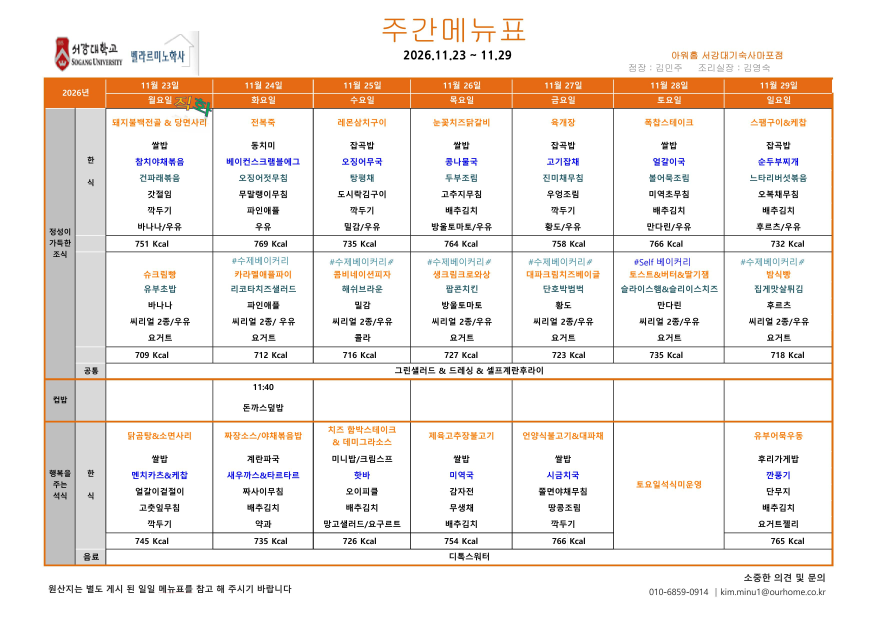
#> input picture crates/collector/meal-ocr/fixtures/week-2026-11-23.jpg, 3508 x 2480 px (shown at 1/4 size)
$ python -i meal_ocr.py   (imports and definitions only)
#> lines starting #> are read from the running program, lines starting #| are printed output that depends on the picture; after the words box and inside, x2 and y2 are one past the last pixel; in counts of white or black regions, pixels touching at a corner belong together
#> further down, picture is the input picture: PIL image 3508x2480 RGB; mean R, G, B 241.1, 234.3, 229.3
#!/usr/bin/env python3
"""The OCR step of the collector workflow (#318): reads Bellarmine dormitory
weekly menu images that the collector fetched and writes one result per image.

Usage: meal_ocr.py <folder>

The collector writes `<sha>.json` jobs with their `<sha>.jpg|png` image into the
folder; this writes `<sha>.result.json` next to each. A week is accepted only
when the table's ruling lines, its banner dates and all seven column headers
are read independently and agree with the job's week; anything else is
`rejected` with a short reason. Text is never moved between days, and a merged
or blank cell stays `unknown`. The collector validates every result again
before publishing it (crates/collector/src/meals.rs).

This step runs without secrets or network access beyond the model download,
and it never writes outside the folder except to a temporary crop directory.

Ported from Hiyabye/SogangFriends `scripts/meal-ocr/pipeline.py` by its author.
"""
from datetime import date, timedelta
import hashlib
import json
import math
import os
from pathlib import Path
import re
import sys
import tempfile
import unicodedata

# Must equal `meals::OCR_VERSION` in the collector, which only reads results
# of its own version. Bump both with any change to what a result means.
VERSION = "meal-ocr-1"
WEEKDAYS = "월화수목금토일"
MAX_IMAGE_BYTES = 5 * 1024 * 1024
MAX_PIXELS = 20_000_000
MAX_JOBS = 8
DAY_FIELDS = ("breakfast_korean", "breakfast_simple", "cup_rice", "dinner")
SHARED_FIELDS = ("breakfast_common", "drinks")
# The reviewed weight files (bytes, SHA-256) of the two PaddleOCR models; the
# `inference.pdiparams` digests are the ones SogangFriends reviewed.
MODELS = {
    "PP-OCRv5_server_det": {
        "inference.pdiparams": "183146fe9d9910352f68482f623bcbbb9fa7b9e8fa1463b9ad288cef00524d2d",
        "inference.json": "af5876933d8806a1b50d895867e0781e135cd92ff37381992828fc8d1b842d28",
        "inference.yml": "28fb721efc3634fc8aa677e474b9602cb815a91cf569ef357a7a553d7b3ce685",
    },
    "korean_PP-OCRv5_mobile_rec": {
        "inference.pdiparams": "cac3e5f12cf04aaa77f6a5bc704e4e736ef2908476551891d84b41b4e9090462",
        "inference.json": "562404e3c590c50c93778d5f0a94df21b47b5ab8f3ea6d47c7f8a7930c3bc844",
        "inference.yml": "f757fa1c40e99edcf27e9cce879b93eb2a51fa46f5ef39095689b8c37dd75998",
    },
}
JOB_NAME = re.compile(r"[0-9a-f]{64}")
CLOCK = re.compile(r"(?<!\d)(?:[01]?\d|2[0-3]):[0-5]\d(?!\d)")
# Hangul compatibility jamo never appear in a menu; a lone one is a fragment
# of a sticker or decoration (the 직화 sticker of 2026-11-23 left a `ㄷ`).
JAMO = re.compile(r"[ㄱ-ㆎ]")


class Rejected(ValueError):
    """A deliberately bounded reason code, never an upstream message."""


def normalize_text(text):
    return "".join(unicodedata.normalize("NFC", text).split())


# [7 lines left out: function parse_date, not called in this run]


def groups(values, distance):
    output = []
    for value in values:
        value = int(value)
        if not output or value - output[-1][-1] > distance:
            output.append([value])
        else:
            output[-1].append(value)
    return output


def detect_geometry(image):
    """Recognize only the reviewed eleven-rule/seven-column table; fail closed."""
    import cv2
    import numpy as np
    width, height = image.size
#> width = 3508; height = 2480
    if width < 700 or height < 500 or width * height > MAX_PIXELS:
        raise Rejected("unsupported_image_dimensions")
    rgb = np.asarray(image.convert("RGB"))
    red, green, blue = rgb[:, :, 0], rgb[:, :, 1], rgb[:, :, 2]
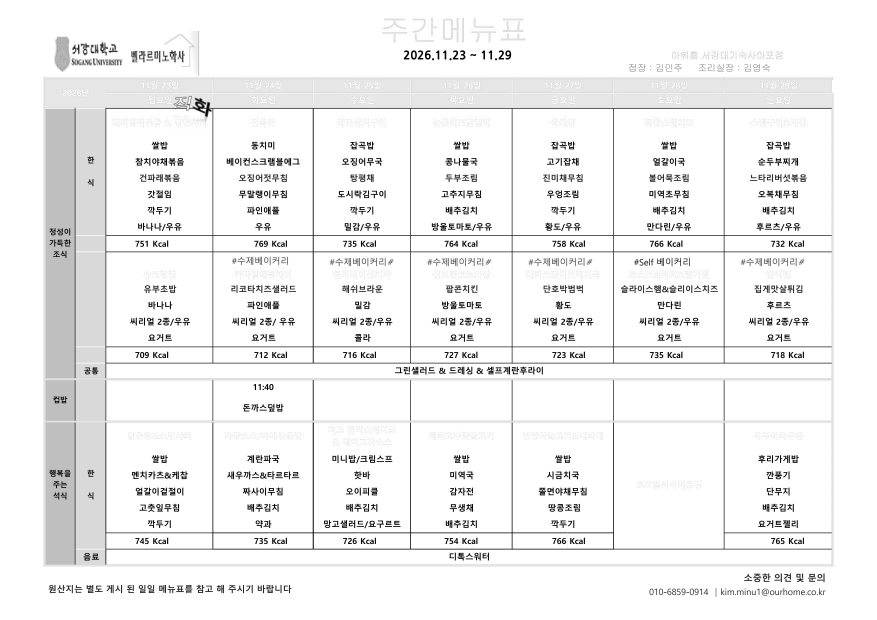
#> red: shape (2480, 3508) (shown at 1/4 size); min 0, max 255, mean 241.1
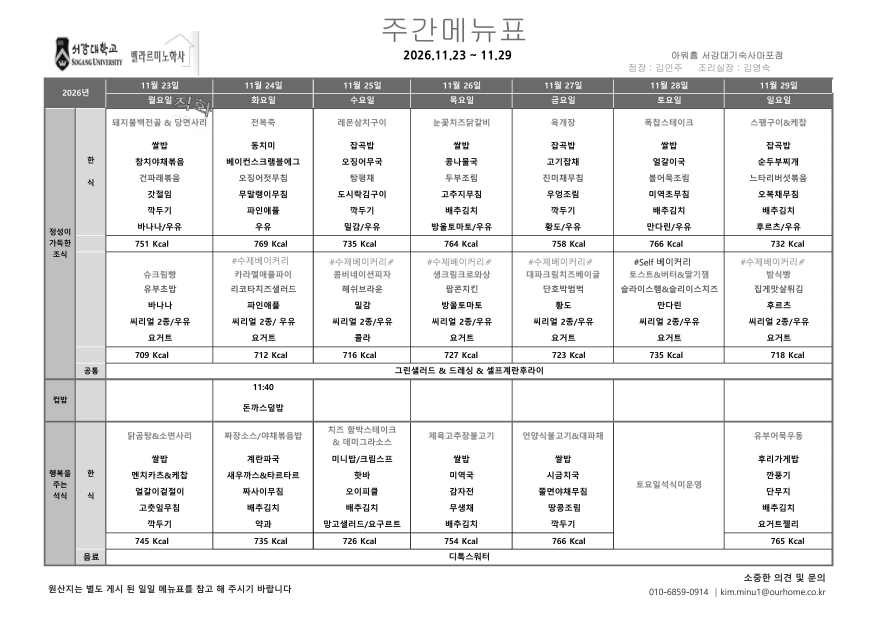
#> green: shape (2480, 3508) (shown at 1/4 size); min 0, max 255, mean 234.3
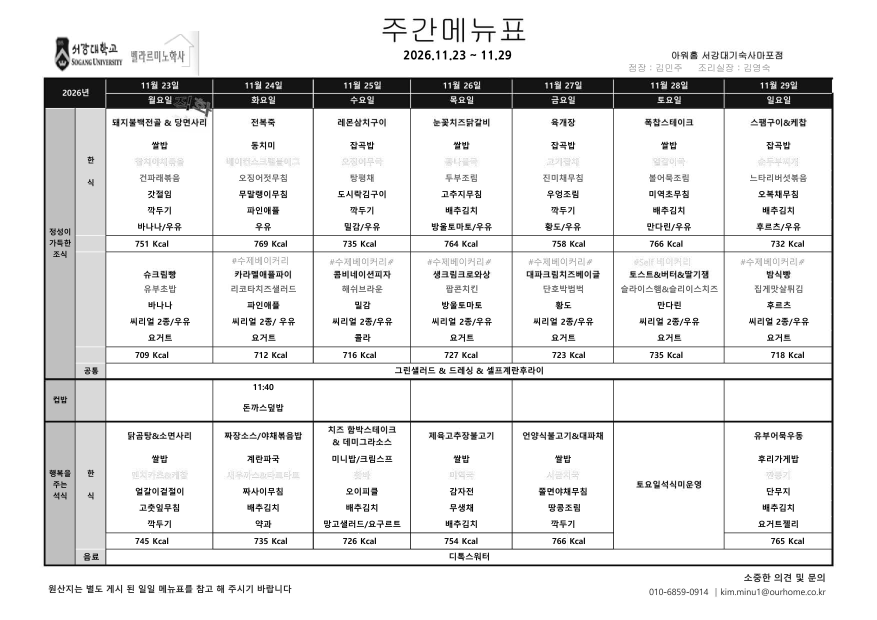
#> blue: shape (2480, 3508) (shown at 1/4 size); min 0, max 255, mean 229.3
    # Orange/red rules vary by week. Text does not survive the long-line opening.
    warm = (red > 170) & (green < 190) & (blue < 130)
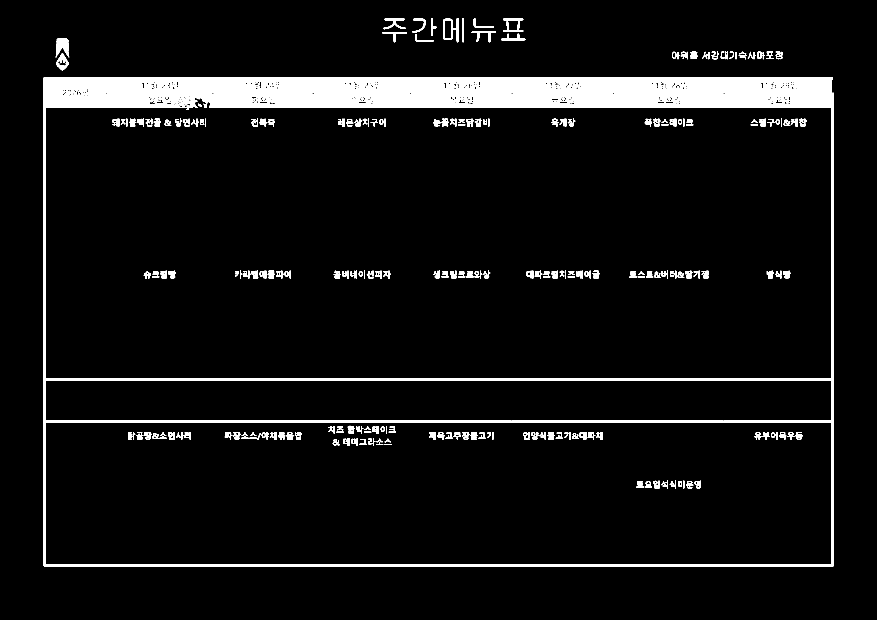
#> warm: shape (2480, 3508) bool (shown at 1/4 size); 6% white; 508 white regions (49 under 20 px), largest, box (x1, y1, x2, y2) and area: (175, 310, 3334, 2265) 316083, (2455, 375, 2895, 432) 23773, (1644, 375, 2047, 432) 21581
    dark = (rgb.max(axis=2) < 120).astype("uint8") * 255
#> dark: shape (2480, 3508); 3.4% white; 1745 white regions (393 under 20 px), largest, box (x1, y1, x2, y2) and area: (422, 392, 3327, 1513) 66470, (422, 1690, 3327, 2258) 27322, (299, 431, 302, 1513) 3246
    # Lighter cell borders cross the black rules, leaving 1-2 px gaps; on a
    # small inline PNG (1088x787, 2026-11-30) they cut a rule that a merged
    # cell already shortens into pieces under the kernel below. Close such
    # gaps in the dark mask only: closing the orange header would fill its
    # white text into one solid band. Words stay far shorter than 35%.
    gap = max(3, round(width * .003))
#> gap = 11
    dark = cv2.morphologyEx(dark, cv2.MORPH_CLOSE, np.ones((1, gap), np.uint8))
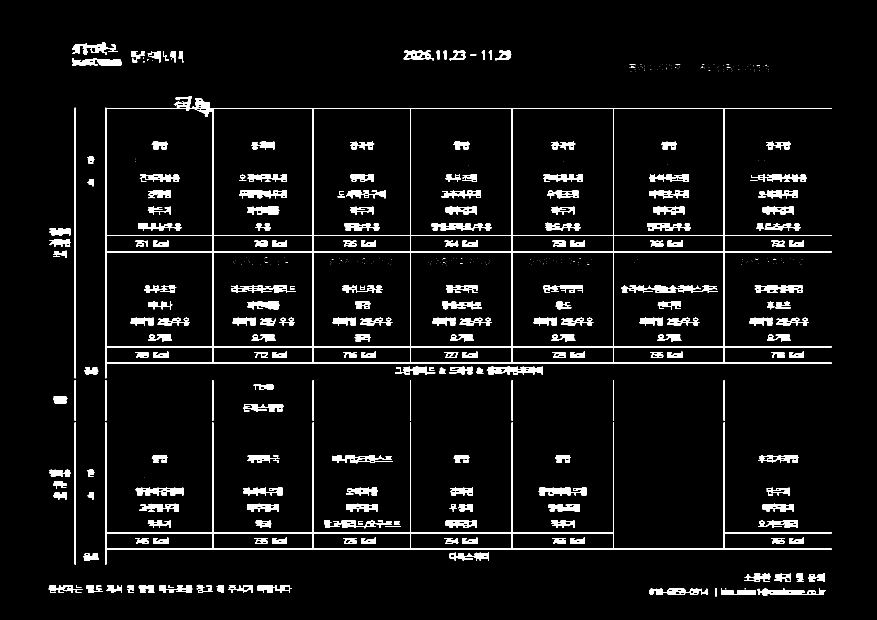
#> dark: shape (2480, 3508) (shown at 1/4 size); 4.4% white; 634 white regions (262 under 20 px), largest, box (x1, y1, x2, y2) and area: (422, 392, 3327, 1513) 68219, (422, 1690, 3327, 2258) 27337, (2484, 1141, 2871, 1172) 4777
    mask = ((warm * 255) | dark).astype("uint8")
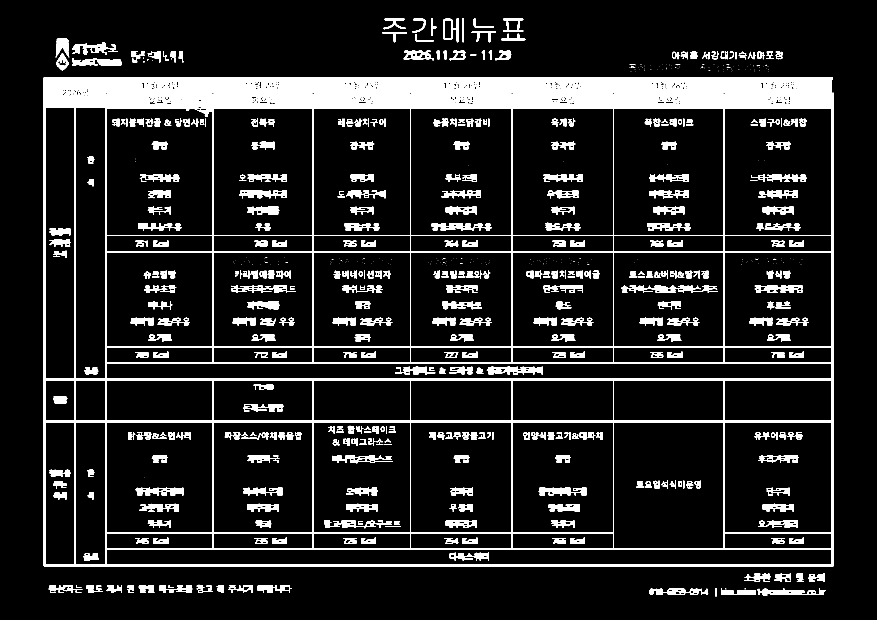
#> mask: shape (2480, 3508) (shown at 1/4 size); 10.4% white; 1093 white regions (292 under 20 px), largest, box (x1, y1, x2, y2) and area: (175, 310, 3334, 2265) 549836, (2484, 1141, 2871, 1172) 4777, (3029, 2354, 3302, 2383) 3665
    # Highlight borders can shift a row rule by a few pixels mid-table. Keep
    # long segments before grouping nearby rows; require >55% total coverage.
    line = cv2.morphologyEx(mask, cv2.MORPH_OPEN, np.ones((1, round(width * .35)), np.uint8))
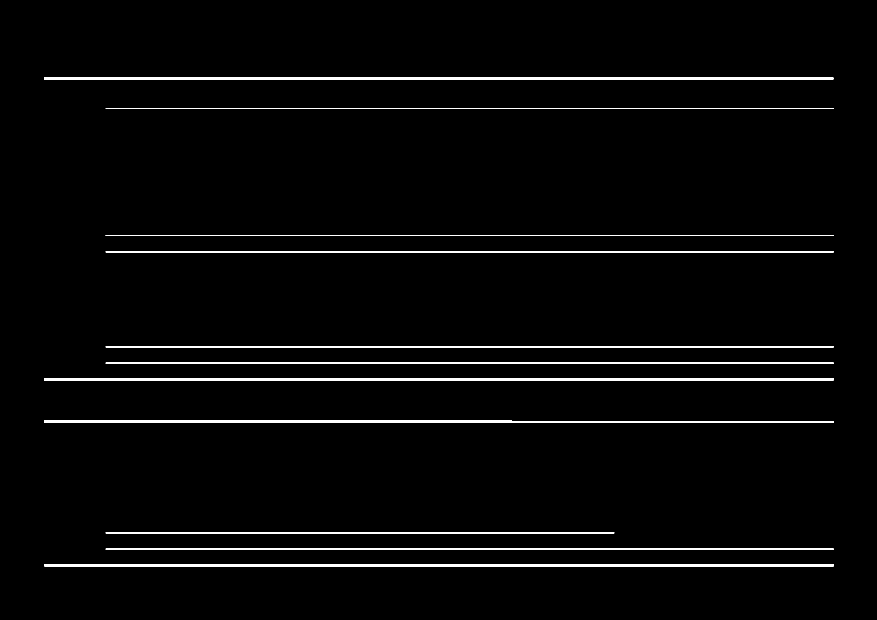
#> line: shape (2480, 3508) (shown at 1/4 size); 1.7% white; 11 white regions, largest, box (x1, y1, x2, y2) and area: (176, 310, 3333, 318) 25256, (176, 1513, 3335, 1521) 25024, (176, 2258, 3335, 2265) 22112
    ys = [round(sum(row) / len(row)) for row in groups(
        np.flatnonzero((line > 0).sum(axis=1) > width * .55), max(2, round(height * .004)))]
#> the loop in groups, `for value in values:` made 50 passes
#> value on passes 1 to 12: 310, 311, 312, 313, 314, 315, 316, 317, 432, 433, 434, 941
#> after the loop in groups, `for value in values:`: output = 11 items, first 6: [310, 311, 312, 313, 314, 315, 316, 317], [432, 433, 434], [941, 942, 943], [1006, 1007, 1008], [1386, 1387, 1388], [1451, 1452, 1453]
#> ys = [314, 433, 942, 1007, 1387, 1452, 1516, 1686, 2131, 2196, 2261]
    if len(ys) != 11 or not .07 < ys[0] / height < .2 or not .8 < ys[-1] / height < .96:
        raise Rejected("unsupported_horizontal_grid")
    # Header, Korean menu, calories, simple menu, calories, shared row, cup rice,
    # dinner, calories, drinks. Sizes enforce the supported structure, not dates.
    low = [.025, .12, .008, .08, .008, .008, .018, .12, .008, .008]
    high = [.08, .3, .04, .23, .04, .04, .11, .3, .04, .04]
    if any(not a < (right - left) / height < b for left, right, a, b in zip(ys, ys[1:], low, high)):
        raise Rejected("unsupported_row_structure")

    def verticals(top, bottom):
#> called with top = 441, bottom = 934
        if bottom - top < 5:
            raise Rejected("empty_table_row")
        values = np.flatnonzero((mask[top:bottom] > 0).mean(axis=0) > .8)
#> values = 40 values from 175 to 3333
        return [round(sum(col) / len(col)) for col in groups(values, max(2, round(width * .002)))]
#> the loop in groups (call 2), `for value in values:` made 40 passes
#> value on passes 1 to 12: 175, 176, 177, 178, 179, 180, 181, 299, 300, 301, 422, 423

    columns = verticals(ys[1] + 8, ys[2] - 8)
#> columns = [178, 300, 423, 851, 1252, 1642, 2048, 2453, 2896, 3330]
    if len(columns) != 10:
        raise Rejected("unsupported_vertical_grid")
    xs = columns[-8:]
#> xs = [423, 851, 1252, 1642, 2048, 2453, 2896, 3330]
    widths = [right - left for left, right in zip(xs, xs[1:])]
#> widths = [428, 401, 390, 406, 405, 443, 434]
    if (not .08 < xs[0] / width < .2 or not .85 < xs[-1] / width < .98
            or min(widths) < width * .08 or max(widths) / min(widths) > 1.3):
        raise Rejected("unsupported_column_structure")
    # A date heading alone cannot establish menu alignment: recheck the menu
    # rules. A merged cell cannot be assigned to one date, so BOTH adjacent
    # cells become unknown instead of slicing its text into guessed days.
    unknown_cells = {}
    for field, top, bottom in (("breakfast_simple", ys[3] + 8, ys[4] - 8),
                               ("cup_rice", ys[6] + 8, ys[7] - 8),
                               ("dinner", ys[7] + 8, ys[8] - 8)):
        observed = verticals(top, bottom)
        matches = [any(abs(x - candidate) <= width * .003 for candidate in observed) for x in xs]
        unexpected = [x for x in observed if xs[0] <= x <= xs[-1]
                      and not any(abs(x - candidate) <= width * .003 for candidate in xs)]
        if not matches[0] or not matches[-1] or unexpected:
            raise Rejected("misaligned_column_rules")
        unknown_cells[field] = sorted({cell for boundary in range(1, 7) if not matches[boundary]
                                       for cell in (boundary - 1, boundary)})
#> this loop made 3 passes
#> (field, top, bottom) on passes 1 to 3: ('breakfast_simple', 1015, 1379), ('cup_rice', 1524, 1678), ('dinner', 1694, 2123)
#> after the loop, unknown_cells = {'breakfast_simple': [], 'cup_rice': [], 'dinner': []}
    inset = max(3, round(min(width, height) * .002))
#> inset = 5
    spans = {"day_header": (ys[0], ys[1]), "breakfast_korean": (ys[1], ys[2]),
             "breakfast_simple": (ys[3], ys[4]), "breakfast_common": (ys[5], ys[6]),
             "cup_rice": (ys[6], ys[7]), "dinner": (ys[7], ys[8]), "drinks": (ys[9], ys[10])}
#> spans = {'day_header': (314, 433), 'breakfast_korean': (433, 942), 'breakfast_simple': (1007, 1387), 'breakfast_common': (1452, 1516), 'cup_rice': (1516, 1686), 'dinner': (1686, 2131), 'drinks': (2196, 2261)}
    # Centered above the grid: excludes the contacts on the right and the logo
    # on the left.
    crops = {"banner": [round(width * .4), round(height * .015), round(width * .64), ys[0] - inset]}
#> crops = {'banner': [1403, 37, 2245, 309]}
    for name, (top, bottom) in spans.items():
        if name in SHARED_FIELDS:
            crops[name] = [xs[0] + inset, top + inset, xs[-1] - inset, bottom - inset]
        else:
            for index in range(7):
                crops[f"{name}_{index}"] = [xs[index] + inset, top + inset, xs[index + 1] - inset, bottom - inset]
#> this loop made 7 passes
#> after the loop, crops = 38 items
    if any(left >= right or top >= bottom for left, top, right, bottom in crops.values()):
        raise Rejected("empty_crop")
    return {"rules": ys, "day_boundaries": xs, "inset": inset, "unknown_cells": unknown_cells, "crops": crops}


# [304 lines left out: functions rows, detection, paddle_detections, bounded, identity_lines, week_of and 10 more, not called in this run]


# [2 lines not run here, left out]

>>> from PIL import Image
>>> picture = Image.open('fixtures/week-2026-11-23.jpg')
>>> result = detect_geometry(picture)
#> result = 5 items
